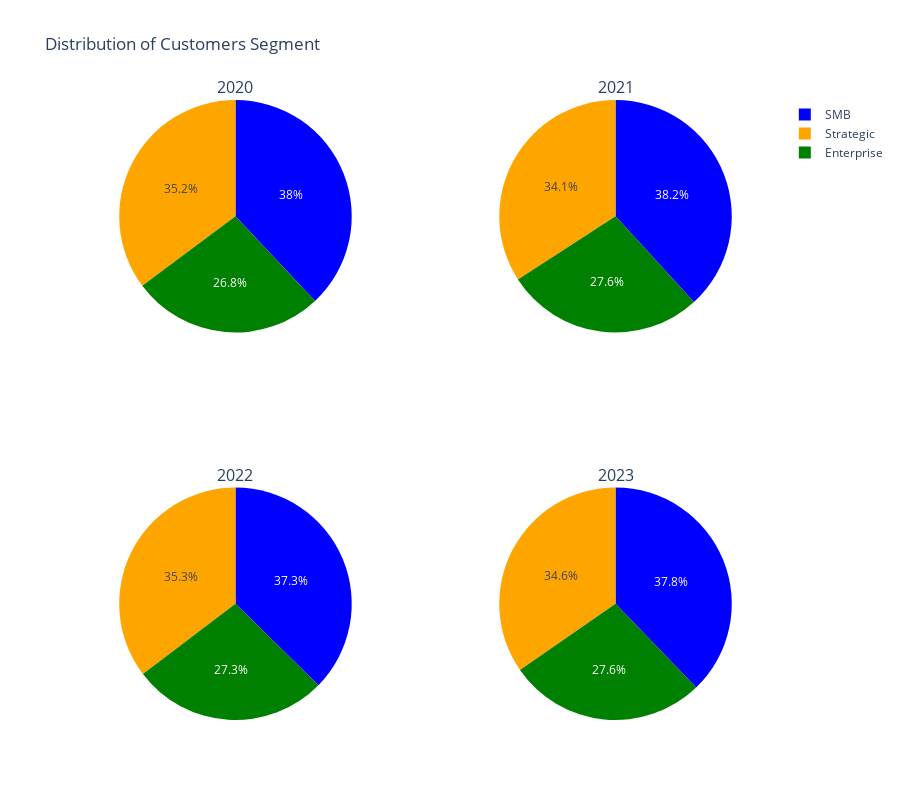

The cell this chart's notebook holds for it:
### Code cell
# Distribution of Customers Segment
# Get unique years
years = segment['Year'].unique()

# Calculate number of rows needed for subplots
n_rows = len(years) // 2 + len(years) % 2

#Create Color for Segment
colors = {'SMB': 'blue', 'Strategic': 'orange', 'Enterprise': 'green'}

# Create a subplot figure
fig_segment_distribution = make_subplots(rows=n_rows, cols=2, subplot_titles=['2020', '2021', '2022', '2023'], specs=[[{'type':'domain'}, {'type':'domain'}]]*n_rows)

for i, year in enumerate(years):
    # Filter data for the year
    data = segment[segment['Year'] == year]
    
    # Get the labels (Segment names), values (Total Customer), and colors for the pie chart
    labels = data['Segment']
    values = data['Total Customer']
    segment_colors = [colors[seg] for seg in labels]
    
    # Plot a pie chart
    fig_segment_distribution.add_trace(go.Pie(labels=labels, values=values, name=f'Total Customers in {year}', marker=dict(colors=segment_colors)), i//2+1, i%2+1)

# Update layout
fig_segment_distribution.update_layout(height=400*n_rows, title_text="Distribution of Customers Segment")

fig_segment_distribution.show()

### Figure 1 — Plotly figure (JSON) as saved in the notebook; plotly's stock layout.template omitted (floating-point values rounded to 4 significant figures)
{"data": [{"domain": {"x": [0, 0.45], "y": [0.625, 1]}, "labels": ["Strategic", "SMB", "Enterprise"], "marker": {"colors": ["orange", "blue", "green"]}, "name": "Total Customers in 2020", "type": "pie", "values": [88, 95, 67]}, {"domain": {"x": [0.55, 1], "y": [0.625, 1]}, "labels": ["Strategic", "SMB", "Enterprise"], "marker": {"colors": ["orange", "blue", "green"]}, "name": "Total Customers in 2021", "type": "pie", "values": [84, 94, 68]}, {"domain": {"x": [0, 0.45], "y": [0, 0.375]}, "labels": ["Strategic", "SMB", "Enterprise"], "marker": {"colors": ["orange", "blue", "green"]}, "name": "Total Customers in 2022", "type": "pie", "values": [88, 93, 68]}, {"domain": {"x": [0.55, 1], "y": [0, 0.375]}, "labels": ["Strategic", "SMB", "Enterprise"], "marker": {"colors": ["orange", "blue", "green"]}, "name": "Total Customers in 2023", "type": "pie", "values": [88, 96, 70]}], "layout": {"annotations": [{"font": {"size": 16}, "showarrow": false, "text": "2020", "x": 0.225, "xanchor": "center", "xref": "paper", "y": 1, "yanchor": "bottom", "yref": "paper"}, {"font": {"size": 16}, "showarrow": false, "text": "2021", "x": 0.775, "xanchor": "center", "xref": "paper", "y": 1, "yanchor": "bottom", "yref": "paper"}, {"font": {"size": 16}, "showarrow": false, "text": "2022", "x": 0.225, "xanchor": "center", "xref": "paper", "y": 0.375, "yanchor": "bottom", "yref": "paper"}, {"font": {"size": 16}, "showarrow": false, "text": "2023", "x": 0.775, "xanchor": "center", "xref": "paper", "y": 0.375, "yanchor": "bottom", "yref": "paper"}], "height": 800, "title": {"text": "Distribution of Customers Segment"}}}
